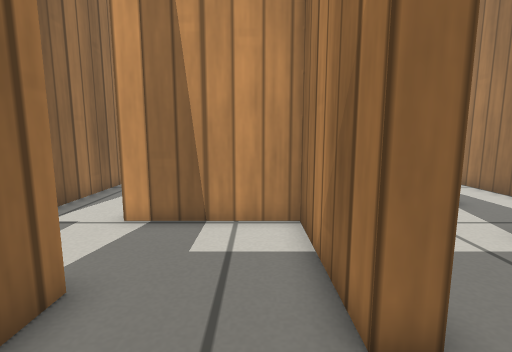
[1] (above)

21 first-person views from a walk through a robot-simulator world made for Gazebo. The camera is 0.44 m above the floor, tilts 8° down and sees 85° across. The floor is counted in squares, 0.2 m on a side. Each view is taken from the middle of a square. On the plan, view 1 faces up. The plan holds only what a view shows up to about 17 squares ahead; the rest is blank. Gazebo's built-in surfaces are drawn with simple patterns.

[2]
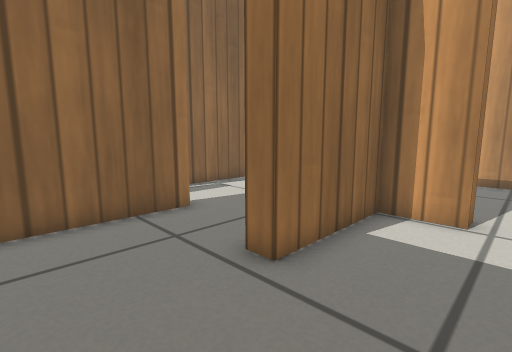

[3]
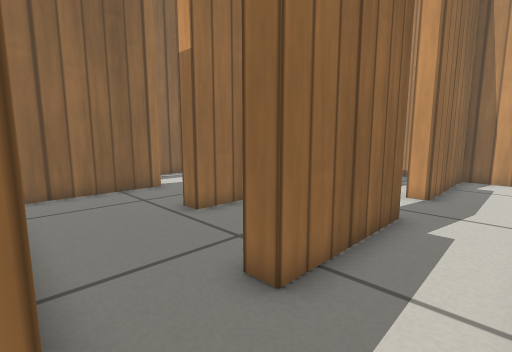

[4]
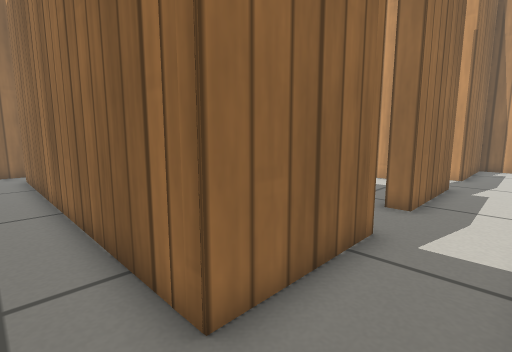

[5]
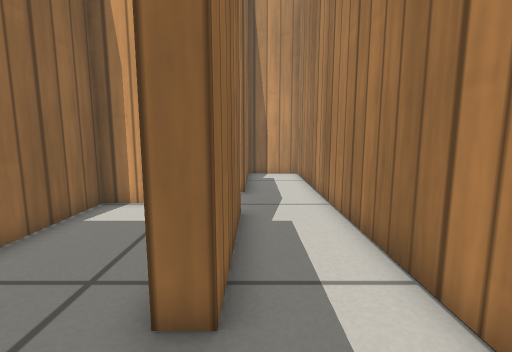

[6]
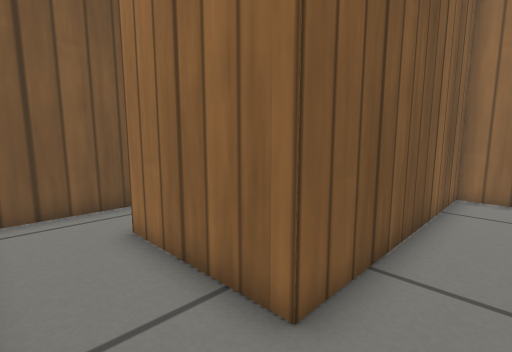

[7]
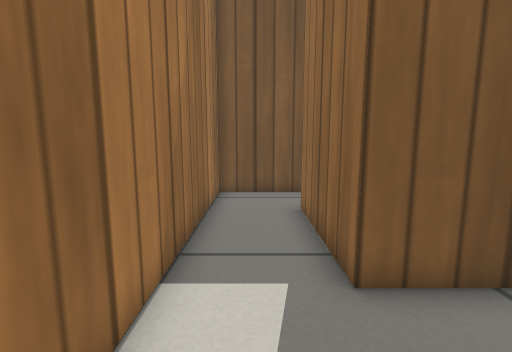

[8]
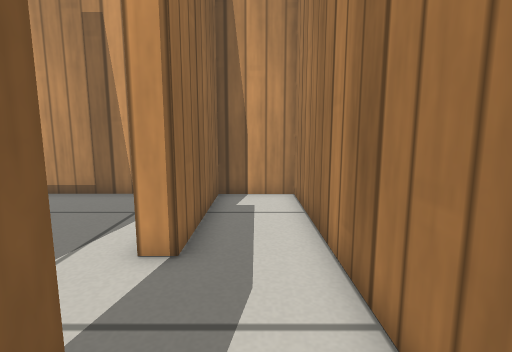

[9]
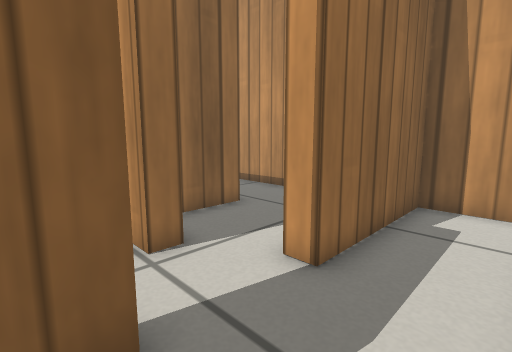

[10]
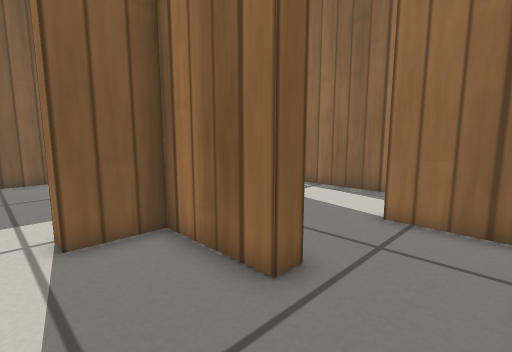

[11]
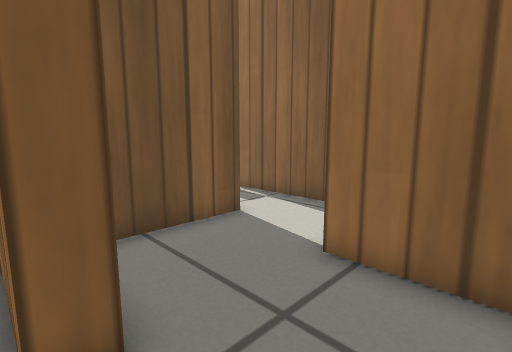

[12]
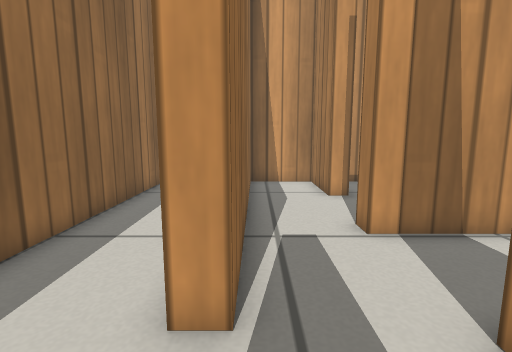

[13]
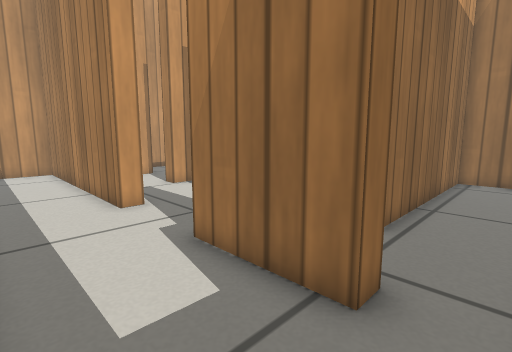

[14]
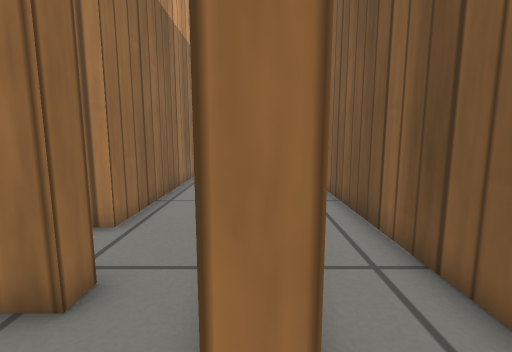

[15]
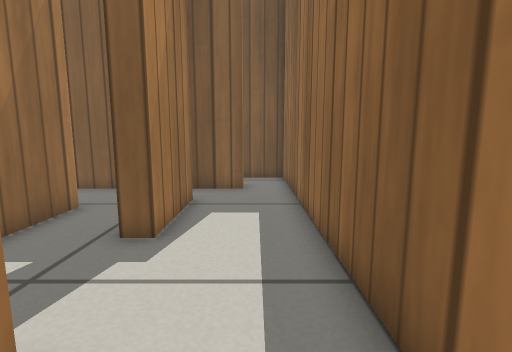

[16]
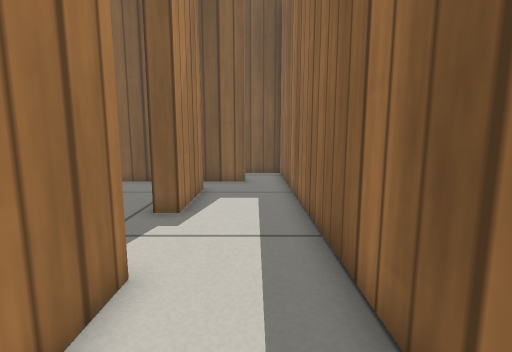

[17]
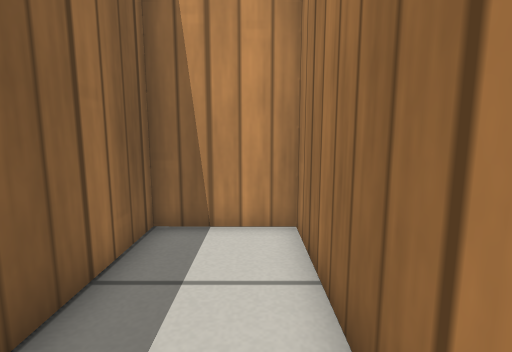

[18]
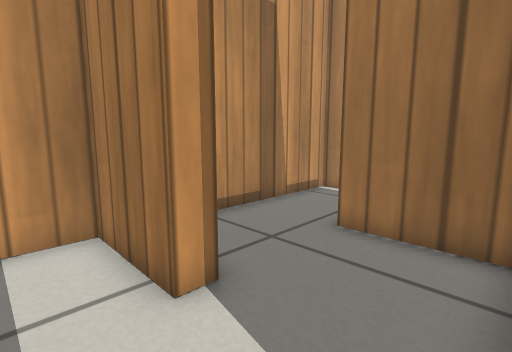

[19]
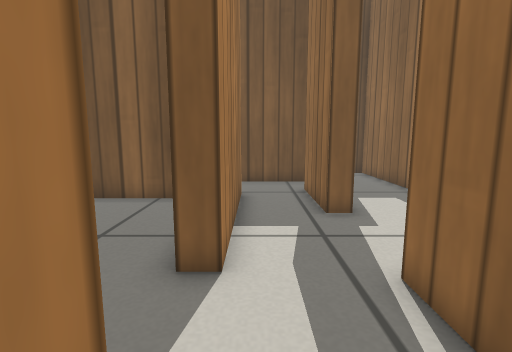

[20]
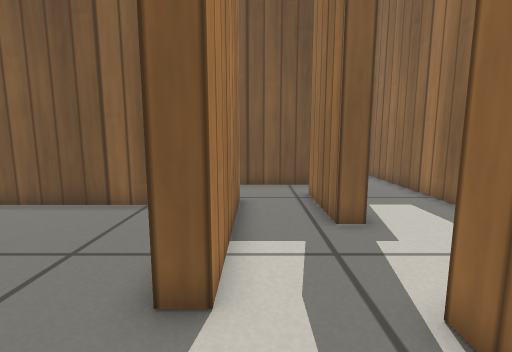

[21]
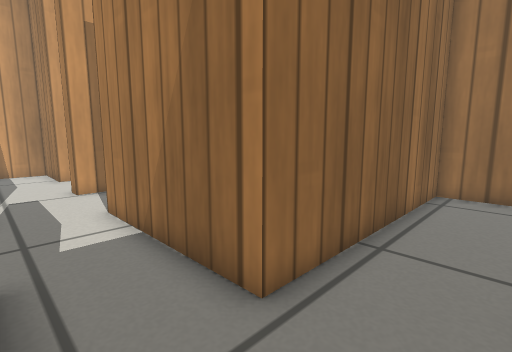

### Floor plan
Points are (right, up) in squares from view 1. A wall is a line through its corners. A room is listed if a view was taken in it or the views show most of it. See-through windows are left out.
Room 1 (view 1)
walls: (-2.5, 2.5) (-2.5, -1.8) (0.5, -1.8)
ways out: opening at (1.5, 0.5) to room 2; opening at (-1, 3) to room 7
Room 2 (views 2, 3, 4, 5, 6, 7, 8, 9, 14)
walls: (0.5, -1.8) (6.6, -1.8) (6.6, -6.4) (-8.4, -6.4) (-8.4, -5.7); (6.6, 6) (6.6, 0.9) (5.8, 0.9); (4, 7.9) (4, 7.1) (1.9, 7.1) (1.9, 2.6) (1.2, 2.6); (5.6, -8.9) (9.5, -8.9) (9.5, 14.6) (6.6, 14.6) (6.6, 8.9) (5.8, 8.9); (-10.5, -5.4) (-10.5, -8.9) (1.4, -8.9)
ways out: opening at (1.5, 0.5) to room 1; opening at (5, 8) to room 3; opening at (-9.5, -6) to room 4
Room 3 (views 10, 11)
walls: (1.2, 11.3) (1.9, 11.3) (1.9, 7.9) (4, 7.9); (5.8, 13.8) (5.8, 14.6) (0.6, 14.6)
ways out: opening at (5, 8) to room 2; opening at (1.5, 13) to room 6
Room 4 (views 12, 13, 15, 16, 17, 21)
walls: (-6, 0.2) (-6, -3.6) (-6.8, -3.6) (-6.8, 0.2) (-6, 0.2); (-6.3, 6.6) (-6.3, 3.9) (-7, 3.9) (-7, 14.6) (-10.5, 14.6) (-10.5, -5.4); (-8.4, -5.7) (-1.4, -5.7); (5.9, -4.7) (5.8, -2.6) (-3.4, -2.6) (-3.4, 3.7)
ways out: opening at (-9.5, -6) to room 2; opening at (-4.5, 7.5) to room 5; opening at (-3, 5) to room 7
Room 5 (views 18, 19, 20)
walls: (-3.3, 11.3) (-3.3, 14.6) (-6.3, 14.6); (-6.3, 14) (-6.3, 6.6); (-3.4, 7.1) (-3.4, 7.9)
ways out: opening at (-4.5, 7.5) to room 4; opening at (-3, 10) to room 6
Room 6 (no view inside)
walls: (-2.5, 14) (-2.5, 11.3) (-3.3, 11.3); (1.2, 8) (1.2, 11.3); (-3.4, 7.9) (0.1, 7.9); (0.6, 14.6) (-1.9, 14.6)
ways out: opening at (1.5, 13) to room 3; opening at (-3, 10) to room 5
Room 7 (no view inside)
walls: (-3.4, 3.7) (-2.5, 3.7) (-2.5, 2.5); (1.2, 2.6) (1.2, 7.1) (-3.4, 7.1)
ways out: opening at (-1, 3) to room 1; opening at (-3, 5) to room 4

Where each view was taken, in squares from view 1:
view 1: 0 up, 0 right, facing up
view 2: 1 down, 5 right, facing up-left
view 3: 2 down, 9 right, facing up-left
view 4: 8 down, 9 right, facing up-left
view 5: 2 down, 7 right, facing up
view 6: 0 up, 9 right, facing down-left
view 7: 2 up, 8 right, facing down
view 8: 4 up, 8 right, facing up
view 9: 5 up, 9 right, facing up-left
view 10: 14 up, 5 right, facing down-left
view 11: 14 up, 2 right, facing down-left
view 12: 1 up, 6 left, facing up
view 13: 5 down, 10 left, facing up-right
view 14: 6 down, 10 left, facing right
view 15: 6 up, 9 left, facing down
view 16: 8 up, 9 left, facing down
view 17: 8 up, 8 left, facing up
view 18: 8 up, 5 left, facing up-right
view 19: 8 up, 4 left, facing down
view 20: 7 up, 4 left, facing down
view 21: 5 down, 6 left, facing up-right
